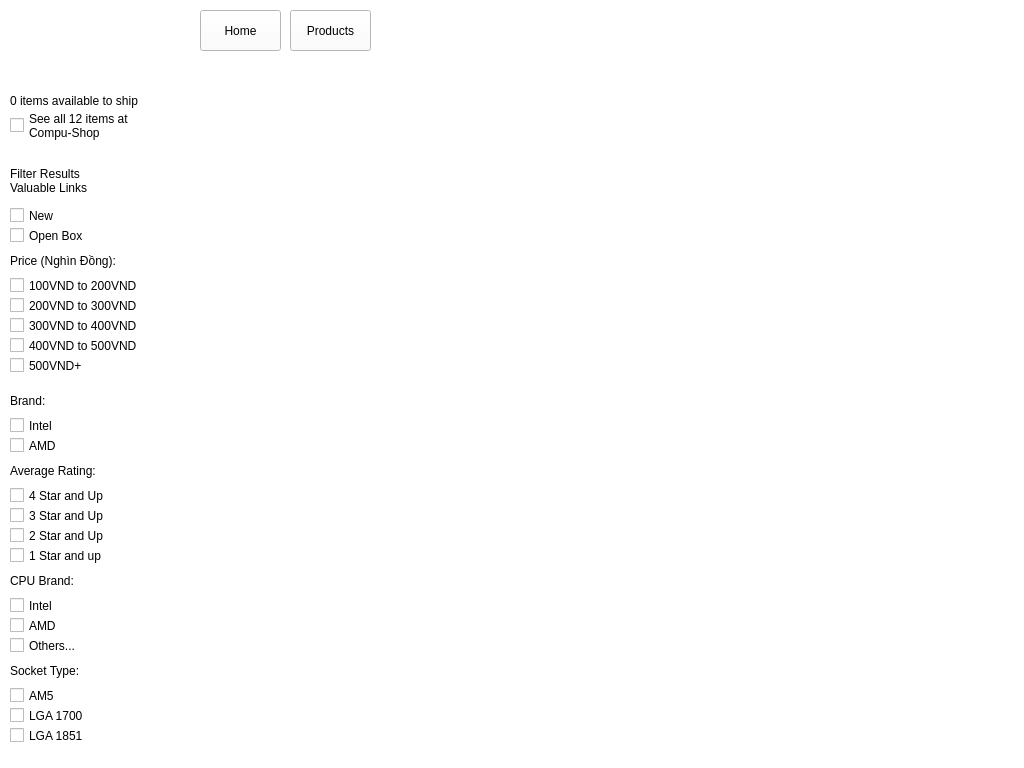
<?xml version="1.0" encoding="UTF-8"?>
<ui version="4.0">
 <class>Form</class>
 <widget class="QWidget" name="Form">
  <property name="geometry">
   <rect>
    <x>0</x>
    <y>0</y>
    <width>1024</width>
    <height>768</height>
   </rect>
  </property>
  <property name="windowTitle">
   <string>Form</string>
  </property>
  <property name="styleSheet">
   <string notr="true">background-color: rgb(255, 255, 255);</string>
  </property>
  <widget class="QStackedWidget" name="stackedWidget">
   <property name="geometry">
    <rect>
     <x>150</x>
     <y>70</y>
     <width>711</width>
     <height>731</height>
    </rect>
   </property>
   <widget class="QWidget" name="page">
    <widget class="QLabel" name="label_3">
     <property name="geometry">
      <rect>
       <x>20</x>
       <y>-10</y>
       <width>521</width>
       <height>381</height>
      </rect>
     </property>
     <property name="text">
      <string/>
     </property>
     <property name="pixmap">
      <pixmap>Img/webp_0428_TOPDEALS_824615_MSI_LaptopH3299.jpg</pixmap>
     </property>
     <property name="scaledContents">
      <bool>true</bool>
     </property>
    </widget>
   </widget>
   <widget class="QWidget" name="page_3"/>
   <widget class="QWidget" name="page_2"/>
  </widget>
  <widget class="QLabel" name="label">
   <property name="geometry">
    <rect>
     <x>-10</x>
     <y>-10</y>
     <width>1071</width>
     <height>71</height>
    </rect>
   </property>
   <property name="text">
    <string/>
   </property>
   <property name="pixmap">
    <pixmap>Img/graybar.png</pixmap>
   </property>
   <property name="scaledContents">
    <bool>true</bool>
   </property>
  </widget>
  <widget class="QLabel" name="label_2">
   <property name="geometry">
    <rect>
     <x>0</x>
     <y>0</y>
     <width>191</width>
     <height>61</height>
    </rect>
   </property>
   <property name="text">
    <string/>
   </property>
   <property name="pixmap">
    <pixmap>Img/Logo.png</pixmap>
   </property>
   <property name="scaledContents">
    <bool>true</bool>
   </property>
  </widget>
  <widget class="QPushButton" name="pushButton">
   <property name="geometry">
    <rect>
     <x>200</x>
     <y>10</y>
     <width>81</width>
     <height>41</height>
    </rect>
   </property>
   <property name="styleSheet">
    <string notr="true">font: 900 9pt &quot;Segoe UI&quot;;
background-color: rgb(255, 255, 255);
</string>
   </property>
   <property name="text">
    <string>Home</string>
   </property>
  </widget>
  <widget class="QPushButton" name="pushButton_2">
   <property name="geometry">
    <rect>
     <x>290</x>
     <y>10</y>
     <width>81</width>
     <height>41</height>
    </rect>
   </property>
   <property name="styleSheet">
    <string notr="true">font: 900 9pt &quot;Segoe UI&quot;;
background-color: rgb(255, 255, 255);
</string>
   </property>
   <property name="text">
    <string>Products</string>
   </property>
  </widget>
  <widget class="QLabel" name="label_4">
   <property name="geometry">
    <rect>
     <x>0</x>
     <y>70</y>
     <width>161</width>
     <height>81</height>
    </rect>
   </property>
   <property name="styleSheet">
    <string notr="true">border-radius: 10 px;</string>
   </property>
   <property name="text">
    <string/>
   </property>
   <property name="pixmap">
    <pixmap>Img/Lightgray.png</pixmap>
   </property>
   <property name="scaledContents">
    <bool>true</bool>
   </property>
  </widget>
  <widget class="QLabel" name="label_5">
   <property name="geometry">
    <rect>
     <x>10</x>
     <y>90</y>
     <width>141</width>
     <height>21</height>
    </rect>
   </property>
   <property name="styleSheet">
    <string notr="true">  background:none;
font: 900 8pt &quot;Segoe UI&quot;;</string>
   </property>
   <property name="text">
    <string>0 items available to ship</string>
   </property>
  </widget>
  <widget class="QLabel" name="label_6">
   <property name="geometry">
    <rect>
     <x>0</x>
     <y>160</y>
     <width>161</width>
     <height>611</height>
    </rect>
   </property>
   <property name="styleSheet">
    <string notr="true">border-radius: 10 px;</string>
   </property>
   <property name="text">
    <string/>
   </property>
   <property name="pixmap">
    <pixmap>Img/Lightgray.png</pixmap>
   </property>
   <property name="scaledContents">
    <bool>true</bool>
   </property>
  </widget>
  <widget class="QCheckBox" name="checkBox">
   <property name="geometry">
    <rect>
     <x>10</x>
     <y>110</y>
     <width>141</width>
     <height>31</height>
    </rect>
   </property>
   <property name="styleSheet">
    <string notr="true">background:none</string>
   </property>
   <property name="text">
    <string>See all 12 items at
Compu-Shop</string>
   </property>
  </widget>
  <widget class="QLabel" name="label_7">
   <property name="geometry">
    <rect>
     <x>10</x>
     <y>160</y>
     <width>141</width>
     <height>41</height>
    </rect>
   </property>
   <property name="styleSheet">
    <string notr="true">  background:none;
font: 900 8pt &quot;Segoe UI&quot;;</string>
   </property>
   <property name="text">
    <string>Filter Results
Valuable Links</string>
   </property>
  </widget>
  <widget class="QCheckBox" name="checkBox_2">
   <property name="geometry">
    <rect>
     <x>10</x>
     <y>200</y>
     <width>141</width>
     <height>31</height>
    </rect>
   </property>
   <property name="styleSheet">
    <string notr="true">background:none</string>
   </property>
   <property name="text">
    <string>New</string>
   </property>
  </widget>
  <widget class="QCheckBox" name="checkBox_3">
   <property name="geometry">
    <rect>
     <x>10</x>
     <y>220</y>
     <width>141</width>
     <height>31</height>
    </rect>
   </property>
   <property name="styleSheet">
    <string notr="true">background:none</string>
   </property>
   <property name="text">
    <string>Open Box</string>
   </property>
  </widget>
  <widget class="QLabel" name="label_8">
   <property name="geometry">
    <rect>
     <x>10</x>
     <y>240</y>
     <width>141</width>
     <height>41</height>
    </rect>
   </property>
   <property name="styleSheet">
    <string notr="true">  background:none;
font: 900 8pt &quot;Segoe UI&quot;;</string>
   </property>
   <property name="text">
    <string>Price (Nghìn Đồng):</string>
   </property>
  </widget>
  <widget class="QCheckBox" name="checkBox_4">
   <property name="geometry">
    <rect>
     <x>10</x>
     <y>270</y>
     <width>141</width>
     <height>31</height>
    </rect>
   </property>
   <property name="styleSheet">
    <string notr="true">background:none</string>
   </property>
   <property name="text">
    <string>100VND to 200VND</string>
   </property>
  </widget>
  <widget class="QCheckBox" name="checkBox_5">
   <property name="geometry">
    <rect>
     <x>10</x>
     <y>290</y>
     <width>141</width>
     <height>31</height>
    </rect>
   </property>
   <property name="styleSheet">
    <string notr="true">background:none</string>
   </property>
   <property name="text">
    <string>200VND to 300VND</string>
   </property>
  </widget>
  <widget class="QCheckBox" name="checkBox_6">
   <property name="geometry">
    <rect>
     <x>10</x>
     <y>310</y>
     <width>141</width>
     <height>31</height>
    </rect>
   </property>
   <property name="styleSheet">
    <string notr="true">background:none</string>
   </property>
   <property name="text">
    <string>300VND to 400VND</string>
   </property>
  </widget>
  <widget class="QCheckBox" name="checkBox_7">
   <property name="geometry">
    <rect>
     <x>10</x>
     <y>330</y>
     <width>141</width>
     <height>31</height>
    </rect>
   </property>
   <property name="styleSheet">
    <string notr="true">background:none</string>
   </property>
   <property name="text">
    <string>400VND to 500VND</string>
   </property>
  </widget>
  <widget class="QCheckBox" name="checkBox_8">
   <property name="geometry">
    <rect>
     <x>10</x>
     <y>350</y>
     <width>141</width>
     <height>31</height>
    </rect>
   </property>
   <property name="styleSheet">
    <string notr="true">background:none</string>
   </property>
   <property name="text">
    <string>500VND+</string>
   </property>
  </widget>
  <widget class="QCheckBox" name="checkBox_10">
   <property name="geometry">
    <rect>
     <x>10</x>
     <y>480</y>
     <width>141</width>
     <height>31</height>
    </rect>
   </property>
   <property name="styleSheet">
    <string notr="true">background:none</string>
   </property>
   <property name="text">
    <string>4 Star and Up</string>
   </property>
  </widget>
  <widget class="QCheckBox" name="checkBox_9">
   <property name="geometry">
    <rect>
     <x>10</x>
     <y>590</y>
     <width>141</width>
     <height>31</height>
    </rect>
   </property>
   <property name="styleSheet">
    <string notr="true">background:none</string>
   </property>
   <property name="text">
    <string>Intel</string>
   </property>
  </widget>
  <widget class="QCheckBox" name="checkBox_11">
   <property name="geometry">
    <rect>
     <x>10</x>
     <y>410</y>
     <width>141</width>
     <height>31</height>
    </rect>
   </property>
   <property name="styleSheet">
    <string notr="true">background:none</string>
   </property>
   <property name="text">
    <string>Intel</string>
   </property>
  </widget>
  <widget class="QLabel" name="label_9">
   <property name="geometry">
    <rect>
     <x>10</x>
     <y>380</y>
     <width>141</width>
     <height>41</height>
    </rect>
   </property>
   <property name="styleSheet">
    <string notr="true">  background:none;
font: 900 8pt &quot;Segoe UI&quot;;</string>
   </property>
   <property name="text">
    <string>Brand:</string>
   </property>
  </widget>
  <widget class="QCheckBox" name="checkBox_12">
   <property name="geometry">
    <rect>
     <x>10</x>
     <y>680</y>
     <width>141</width>
     <height>31</height>
    </rect>
   </property>
   <property name="styleSheet">
    <string notr="true">background:none</string>
   </property>
   <property name="text">
    <string>AM5</string>
   </property>
  </widget>
  <widget class="QCheckBox" name="checkBox_13">
   <property name="geometry">
    <rect>
     <x>10</x>
     <y>430</y>
     <width>141</width>
     <height>31</height>
    </rect>
   </property>
   <property name="styleSheet">
    <string notr="true">background:none</string>
   </property>
   <property name="text">
    <string>AMD</string>
   </property>
  </widget>
  <widget class="QLabel" name="label_10">
   <property name="geometry">
    <rect>
     <x>10</x>
     <y>450</y>
     <width>141</width>
     <height>41</height>
    </rect>
   </property>
   <property name="styleSheet">
    <string notr="true">  background:none;
font: 900 8pt &quot;Segoe UI&quot;;</string>
   </property>
   <property name="text">
    <string>Average Rating:</string>
   </property>
  </widget>
  <widget class="QCheckBox" name="checkBox_14">
   <property name="geometry">
    <rect>
     <x>10</x>
     <y>500</y>
     <width>141</width>
     <height>31</height>
    </rect>
   </property>
   <property name="styleSheet">
    <string notr="true">background:none</string>
   </property>
   <property name="text">
    <string>3 Star and Up</string>
   </property>
  </widget>
  <widget class="QCheckBox" name="checkBox_15">
   <property name="geometry">
    <rect>
     <x>10</x>
     <y>520</y>
     <width>141</width>
     <height>31</height>
    </rect>
   </property>
   <property name="styleSheet">
    <string notr="true">background:none</string>
   </property>
   <property name="text">
    <string>2 Star and Up</string>
   </property>
  </widget>
  <widget class="QCheckBox" name="checkBox_16">
   <property name="geometry">
    <rect>
     <x>10</x>
     <y>540</y>
     <width>141</width>
     <height>31</height>
    </rect>
   </property>
   <property name="styleSheet">
    <string notr="true">background:none</string>
   </property>
   <property name="text">
    <string>1 Star and up</string>
   </property>
  </widget>
  <widget class="QLabel" name="label_11">
   <property name="geometry">
    <rect>
     <x>10</x>
     <y>560</y>
     <width>141</width>
     <height>41</height>
    </rect>
   </property>
   <property name="styleSheet">
    <string notr="true">  background:none;
font: 900 8pt &quot;Segoe UI&quot;;</string>
   </property>
   <property name="text">
    <string>CPU Brand:</string>
   </property>
  </widget>
  <widget class="QCheckBox" name="checkBox_17">
   <property name="geometry">
    <rect>
     <x>10</x>
     <y>610</y>
     <width>141</width>
     <height>31</height>
    </rect>
   </property>
   <property name="styleSheet">
    <string notr="true">background:none</string>
   </property>
   <property name="text">
    <string>AMD</string>
   </property>
  </widget>
  <widget class="QCheckBox" name="checkBox_18">
   <property name="geometry">
    <rect>
     <x>10</x>
     <y>630</y>
     <width>141</width>
     <height>31</height>
    </rect>
   </property>
   <property name="styleSheet">
    <string notr="true">background:none</string>
   </property>
   <property name="text">
    <string>Others...</string>
   </property>
  </widget>
  <widget class="QLabel" name="label_12">
   <property name="geometry">
    <rect>
     <x>10</x>
     <y>650</y>
     <width>141</width>
     <height>41</height>
    </rect>
   </property>
   <property name="styleSheet">
    <string notr="true">  background:none;
font: 900 8pt &quot;Segoe UI&quot;;</string>
   </property>
   <property name="text">
    <string>Socket Type:</string>
   </property>
  </widget>
  <widget class="QCheckBox" name="checkBox_19">
   <property name="geometry">
    <rect>
     <x>10</x>
     <y>700</y>
     <width>141</width>
     <height>31</height>
    </rect>
   </property>
   <property name="styleSheet">
    <string notr="true">background:none</string>
   </property>
   <property name="text">
    <string>LGA 1700 </string>
   </property>
  </widget>
  <widget class="QCheckBox" name="checkBox_20">
   <property name="geometry">
    <rect>
     <x>10</x>
     <y>720</y>
     <width>141</width>
     <height>31</height>
    </rect>
   </property>
   <property name="styleSheet">
    <string notr="true">background:none</string>
   </property>
   <property name="text">
    <string>LGA 1851 </string>
   </property>
  </widget>
  <zorder>label</zorder>
  <zorder>stackedWidget</zorder>
  <zorder>label_2</zorder>
  <zorder>pushButton</zorder>
  <zorder>pushButton_2</zorder>
  <zorder>label_4</zorder>
  <zorder>label_5</zorder>
  <zorder>label_6</zorder>
  <zorder>checkBox</zorder>
  <zorder>label_7</zorder>
  <zorder>checkBox_2</zorder>
  <zorder>checkBox_3</zorder>
  <zorder>label_8</zorder>
  <zorder>checkBox_4</zorder>
  <zorder>checkBox_5</zorder>
  <zorder>checkBox_6</zorder>
  <zorder>checkBox_7</zorder>
  <zorder>checkBox_8</zorder>
  <zorder>checkBox_10</zorder>
  <zorder>checkBox_9</zorder>
  <zorder>checkBox_11</zorder>
  <zorder>label_9</zorder>
  <zorder>checkBox_12</zorder>
  <zorder>checkBox_13</zorder>
  <zorder>label_10</zorder>
  <zorder>checkBox_14</zorder>
  <zorder>checkBox_15</zorder>
  <zorder>checkBox_16</zorder>
  <zorder>label_11</zorder>
  <zorder>checkBox_17</zorder>
  <zorder>checkBox_18</zorder>
  <zorder>label_12</zorder>
  <zorder>checkBox_19</zorder>
  <zorder>checkBox_20</zorder>
 </widget>
 <resources/>
 <connections/>
</ui>
